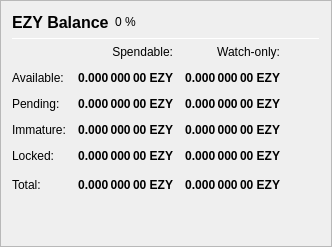
                   <widget class="QFrame" name="frame_Balances">
                    <property name="frameShape">
                     <enum>QFrame::StyledPanel</enum>
                    </property>
                    <property name="frameShadow">
                     <enum>QFrame::Raised</enum>
                    </property>
                    <layout class="QVBoxLayout" name="verticalLayout_4">
                     <item>
                      <layout class="QHBoxLayout" name="horizontalLayout_4">
                       <item>
                        <widget class="QLabel" name="label_5">
                         <property name="minimumSize">
                          <size>
                           <width>0</width>
                           <height>20</height>
                          </size>
                         </property>
                         <property name="font">
                          <font>
                           <pointsize>12</pointsize>
                           <weight>75</weight>
                           <bold>true</bold>
                          </font>
                         </property>
                         <property name="text">
                          <string>EZY Balance</string>
                         </property>
                        </widget>
                       </item>
                       <item>
                        <widget class="QLabel" name="labelEZYPercent">
                         <property name="text">
                          <string notr="true">0 %</string>
                         </property>
                        </widget>
                       </item>
                       <item>
                        <spacer name="horizontalSpacer_3">
                         <property name="orientation">
                          <enum>Qt::Horizontal</enum>
                         </property>
                         <property name="sizeHint" stdset="0">
                          <size>
                           <width>40</width>
                           <height>20</height>
                          </size>
                         </property>
                        </spacer>
                       </item>
                      </layout>
                     </item>
                     <item>
                      <widget class="Line" name="line_Balance">
                       <property name="minimumSize">
                        <size>
                         <width>0</width>
                         <height>1</height>
                        </size>
                       </property>
                       <property name="maximumSize">
                        <size>
                         <width>16777215</width>
                         <height>1</height>
                        </size>
                       </property>
                       <property name="orientation">
                        <enum>Qt::Horizontal</enum>
                       </property>
                      </widget>
                     </item>
                     <item>
                      <layout class="QGridLayout" name="gridLayout">
                       <property name="spacing">
                        <number>12</number>
                       </property>
                       <item row="0" column="1">
                        <widget class="QLabel" name="labelSpendable">
                         <property name="text">
                          <string>Spendable:</string>
                         </property>
                         <property name="alignment">
                          <set>Qt::AlignRight|Qt::AlignTrailing|Qt::AlignVCenter</set>
                         </property>
                        </widget>
                       </item>
                       <item row="0" column="2">
                        <widget class="QLabel" name="labelWatchonly">
                         <property name="text">
                          <string>Watch-only:</string>
                         </property>
                         <property name="alignment">
                          <set>Qt::AlignRight|Qt::AlignTrailing|Qt::AlignVCenter</set>
                         </property>
                        </widget>
                       </item>
                       <item row="1" column="0">
                        <widget class="QLabel" name="labelBalanceText">
                         <property name="text">
                          <string>Available:</string>
                         </property>
                        </widget>
                       </item>
                       <item row="1" column="1">
                        <widget class="QLabel" name="labelBalance">
                         <property name="font">
                          <font>
                           <weight>75</weight>
                           <bold>true</bold>
                          </font>
                         </property>
                         <property name="cursor">
                          <cursorShape>IBeamCursor</cursorShape>
                         </property>
                         <property name="toolTip">
                          <string>Your current spendable balance</string>
                         </property>
                         <property name="text">
                          <string notr="true">0.000 000 00 EZY</string>
                         </property>
                         <property name="alignment">
                          <set>Qt::AlignRight|Qt::AlignTrailing|Qt::AlignVCenter</set>
                         </property>
                         <property name="textInteractionFlags">
                          <set>Qt::LinksAccessibleByMouse|Qt::TextSelectableByKeyboard|Qt::TextSelectableByMouse</set>
                         </property>
                        </widget>
                       </item>
                       <item row="1" column="2">
                        <widget class="QLabel" name="labelWatchAvailable">
                         <property name="font">
                          <font>
                           <weight>75</weight>
                           <bold>true</bold>
                          </font>
                         </property>
                         <property name="cursor">
                          <cursorShape>IBeamCursor</cursorShape>
                         </property>
                         <property name="toolTip">
                          <string>Your current balance in watch-only addresses</string>
                         </property>
                         <property name="text">
                          <string notr="true">0.000 000 00 EZY</string>
                         </property>
                         <property name="alignment">
                          <set>Qt::AlignRight|Qt::AlignTrailing|Qt::AlignVCenter</set>
                         </property>
                         <property name="textInteractionFlags">
                          <set>Qt::LinksAccessibleByMouse|Qt::TextSelectableByKeyboard|Qt::TextSelectableByMouse</set>
                         </property>
                        </widget>
                       </item>
                       <item row="2" column="0">
                        <widget class="QLabel" name="labelPendingText">
                         <property name="text">
                          <string>Pending:</string>
                         </property>
                        </widget>
                       </item>
                       <item row="2" column="1">
                        <widget class="QLabel" name="labelUnconfirmed">
                         <property name="font">
                          <font>
                           <weight>75</weight>
                           <bold>true</bold>
                          </font>
                         </property>
                         <property name="cursor">
                          <cursorShape>IBeamCursor</cursorShape>
                         </property>
                         <property name="toolTip">
                          <string>Total of transactions that have yet to be confirmed, and do not yet count toward the spendable balance</string>
                         </property>
                         <property name="text">
                          <string notr="true">0.000 000 00 EZY</string>
                         </property>
                         <property name="alignment">
                          <set>Qt::AlignRight|Qt::AlignTrailing|Qt::AlignVCenter</set>
                         </property>
                         <property name="textInteractionFlags">
                          <set>Qt::LinksAccessibleByMouse|Qt::TextSelectableByKeyboard|Qt::TextSelectableByMouse</set>
                         </property>
                        </widget>
                       </item>
                       <item row="2" column="2">
                        <widget class="QLabel" name="labelWatchPending">
                         <property name="font">
                          <font>
                           <weight>75</weight>
                           <bold>true</bold>
                          </font>
                         </property>
                         <property name="cursor">
                          <cursorShape>IBeamCursor</cursorShape>
                         </property>
                         <property name="toolTip">
                          <string>Unconfirmed transactions to watch-only addresses</string>
                         </property>
                         <property name="text">
                          <string notr="true">0.000 000 00 EZY</string>
                         </property>
                         <property name="alignment">
                          <set>Qt::AlignRight|Qt::AlignTrailing|Qt::AlignVCenter</set>
                         </property>
                         <property name="textInteractionFlags">
                          <set>Qt::LinksAccessibleByMouse|Qt::TextSelectableByKeyboard|Qt::TextSelectableByMouse</set>
                         </property>
                        </widget>
                       </item>
                       <item row="3" column="0">
                        <widget class="QLabel" name="labelImmatureText">
                         <property name="text">
                          <string>Immature:</string>
                         </property>
                        </widget>
                       </item>
                       <item row="3" column="1">
                        <widget class="QLabel" name="labelImmature">
                         <property name="font">
                          <font>
                           <weight>75</weight>
                           <bold>true</bold>
                          </font>
                         </property>
                         <property name="cursor">
                          <cursorShape>IBeamCursor</cursorShape>
                         </property>
                         <property name="toolTip">
                          <string>Staked or masternode rewards that has not yet matured</string>
                         </property>
                         <property name="text">
                          <string notr="true">0.000 000 00 EZY</string>
                         </property>
                         <property name="alignment">
                          <set>Qt::AlignRight|Qt::AlignTrailing|Qt::AlignVCenter</set>
                         </property>
                         <property name="textInteractionFlags">
                          <set>Qt::LinksAccessibleByMouse|Qt::TextSelectableByKeyboard|Qt::TextSelectableByMouse</set>
                         </property>
                        </widget>
                       </item>
                       <item row="3" column="2">
                        <widget class="QLabel" name="labelWatchImmature">
                         <property name="font">
                          <font>
                           <weight>75</weight>
                           <bold>true</bold>
                          </font>
                         </property>
                         <property name="cursor">
                          <cursorShape>IBeamCursor</cursorShape>
                         </property>
                         <property name="toolTip">
                          <string>Staked or masternode rewards in watch-only addresses that has not yet matured</string>
                         </property>
                         <property name="text">
                          <string notr="true">0.000 000 00 EZY</string>
                         </property>
                         <property name="alignment">
                          <set>Qt::AlignRight|Qt::AlignTrailing|Qt::AlignVCenter</set>
                         </property>
                         <property name="textInteractionFlags">
                          <set>Qt::LinksAccessibleByMouse|Qt::TextSelectableByKeyboard|Qt::TextSelectableByMouse</set>
                         </property>
                        </widget>
                       </item>
                       <item row="4" column="0">
                        <widget class="QLabel" name="labelLockedBalanceText">
                         <property name="toolTip">
                          <string>Locked EZY or Masternode collaterals. These are excluded from zEZY minting.</string>
                         </property>
                         <property name="text">
                          <string>Locked:</string>
                         </property>
                        </widget>
                       </item>
                       <item row="4" column="1">
                        <widget class="QLabel" name="labelLockedBalance">
                         <property name="font">
                          <font>
                           <weight>75</weight>
                           <bold>true</bold>
                          </font>
                         </property>
                         <property name="cursor">
                          <cursorShape>IBeamCursor</cursorShape>
                         </property>
                         <property name="toolTip">
                          <string>Locked EZY or Masternode collaterals. These are excluded from zEZY minting.</string>
                         </property>
                         <property name="text">
                          <string notr="true">0.000 000 00 EZY</string>
                         </property>
                         <property name="alignment">
                          <set>Qt::AlignRight|Qt::AlignTrailing|Qt::AlignVCenter</set>
                         </property>
                         <property name="textInteractionFlags">
                          <set>Qt::LinksAccessibleByMouse|Qt::TextSelectableByKeyboard|Qt::TextSelectableByMouse</set>
                         </property>
                        </widget>
                       </item>
                       <item row="4" column="2">
                        <widget class="QLabel" name="labelWatchLocked">
                         <property name="font">
                          <font>
                           <weight>75</weight>
                           <bold>true</bold>
                          </font>
                         </property>
                         <property name="cursor">
                          <cursorShape>IBeamCursor</cursorShape>
                         </property>
                         <property name="toolTip">
                          <string>Current locked balance in watch-only addresses</string>
                         </property>
                         <property name="text">
                          <string notr="true">0.000 000 00 EZY</string>
                         </property>
                         <property name="alignment">
                          <set>Qt::AlignRight|Qt::AlignTrailing|Qt::AlignVCenter</set>
                         </property>
                         <property name="textInteractionFlags">
                          <set>Qt::LinksAccessibleByMouse|Qt::TextSelectableByKeyboard|Qt::TextSelectableByMouse</set>
                         </property>
                        </widget>
                       </item>
                       <item row="5" column="0">
                        <widget class="QLabel" name="labelTotalText">
                         <property name="toolTip">
                          <string>Your current EAZY balance, unconfirmed and immature transactions included</string>
                         </property>
                         <property name="text">
                          <string>Total:</string>
                         </property>
                        </widget>
                       </item>
                       <item row="5" column="1">
                        <widget class="QLabel" name="labelTotal">
                         <property name="font">
                          <font>
                           <weight>75</weight>
                           <bold>true</bold>
                          </font>
                         </property>
                         <property name="cursor">
                          <cursorShape>IBeamCursor</cursorShape>
                         </property>
                         <property name="toolTip">
                          <string>Your current EAZY balance, unconfirmed and immature transactions included</string>
                         </property>
                         <property name="text">
                          <string notr="true">0.000 000 00 EZY</string>
                         </property>
                         <property name="alignment">
                          <set>Qt::AlignRight|Qt::AlignTrailing|Qt::AlignVCenter</set>
                         </property>
                         <property name="textInteractionFlags">
                          <set>Qt::LinksAccessibleByMouse|Qt::TextSelectableByKeyboard|Qt::TextSelectableByMouse</set>
                         </property>
                        </widget>
                       </item>
                       <item row="5" column="2">
                        <widget class="QLabel" name="labelWatchTotal">
                         <property name="font">
                          <font>
                           <weight>75</weight>
                           <bold>true</bold>
                          </font>
                         </property>
                         <property name="cursor">
                          <cursorShape>IBeamCursor</cursorShape>
                         </property>
                         <property name="toolTip">
                          <string>Current total balance in watch-only addresses</string>
                         </property>
                         <property name="text">
                          <string notr="true">0.000 000 00 EZY</string>
                         </property>
                         <property name="alignment">
                          <set>Qt::AlignRight|Qt::AlignTrailing|Qt::AlignVCenter</set>
                         </property>
                         <property name="textInteractionFlags">
                          <set>Qt::LinksAccessibleByMouse|Qt::TextSelectableByKeyboard|Qt::TextSelectableByMouse</set>
                         </property>
                        </widget>
                       </item>
                       <item row="5" column="3">
                        <spacer name="horizontalSpacer_9">
                         <property name="orientation">
                          <enum>Qt::Horizontal</enum>
                         </property>
                         <property name="sizeHint" stdset="0">
                          <size>
                           <width>40</width>
                           <height>20</height>
                          </size>
                         </property>
                        </spacer>
                       </item>
                      </layout>
                     </item>
                     <item>
                      <spacer name="verticalSpacer_3">
                       <property name="orientation">
                        <enum>Qt::Vertical</enum>
                       </property>
                       <property name="sizeHint" stdset="0">
                        <size>
                         <width>20</width>
                         <height>40</height>
                        </size>
                       </property>
                      </spacer>
                     </item>
                    </layout>
                   </widget>
